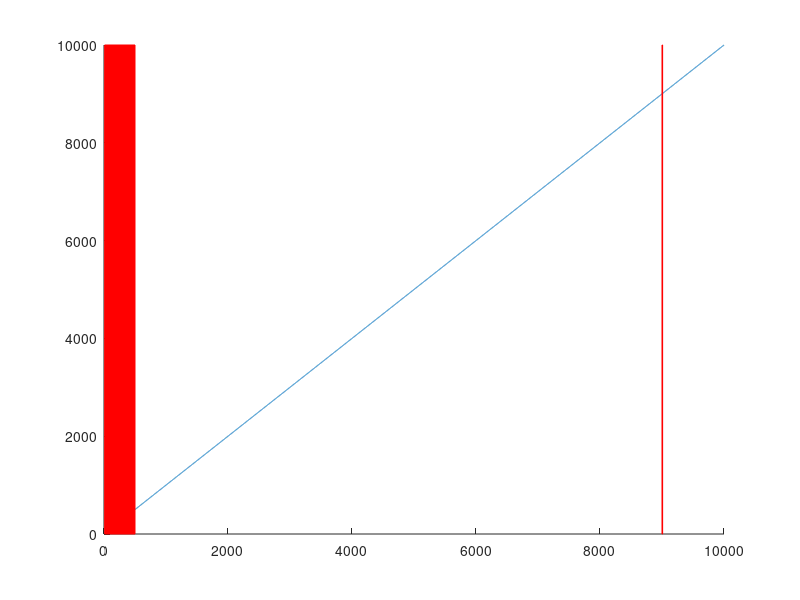

Source code (MATLAB):

axisLim=10000;
figure
hold on 
plot(1:axisLim);
p1=patch([10 10 500 500],[0 axisLim axisLim 0],[1 1 1 1],...
  'EdgeColor','r','FaceColor','r')
p2=patch([9000 9000 9010 9010],[0 axisLim axisLim 0],[1 1 1 1],...
  'FaceColor','r','EdgeColor','r')